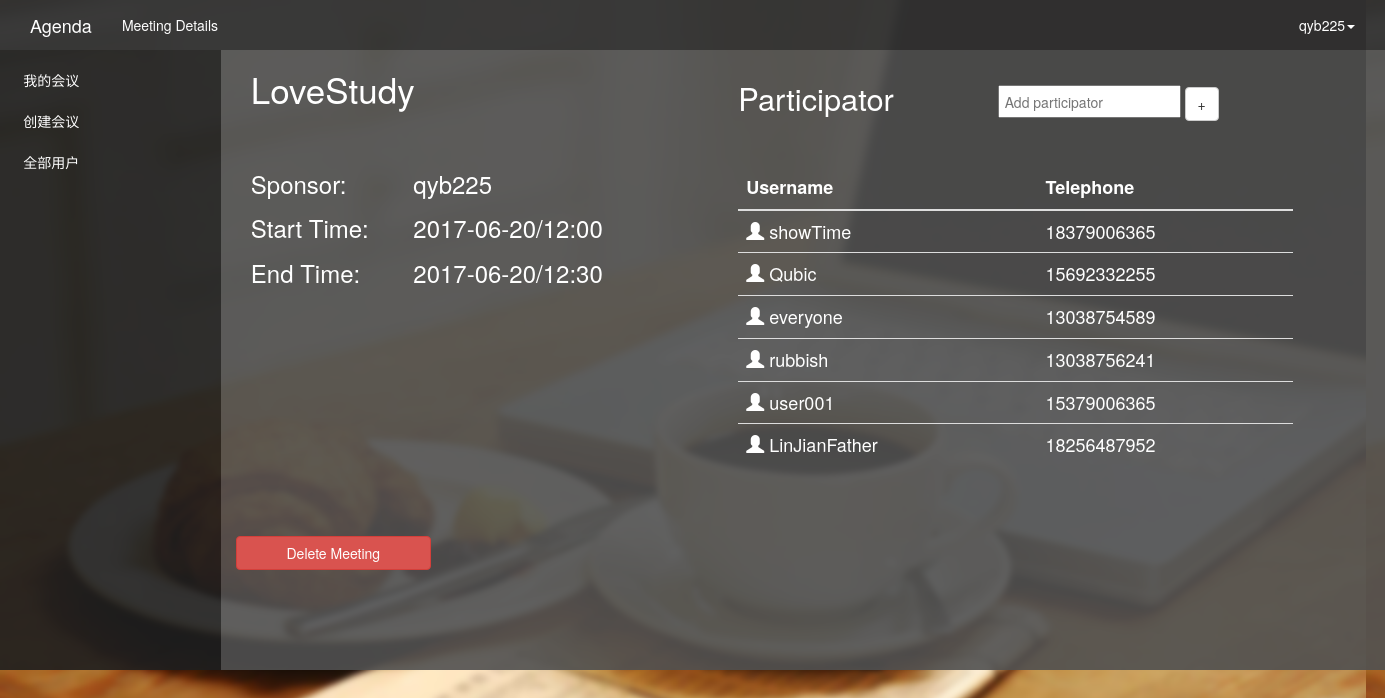
The page /meetings/LoveStudy/ (signed in) on the database its author committed.
### basic/models.py (models this page shows, shortened)
class Meeting(models.Model):
    sponsor = models.CharField(max_length=50)
    startDate = models.CharField(max_length=20)
    endDate = models.CharField(max_length=20)
    title = models.CharField(max_length=50)

class User(models.Model):
    username = models.CharField(max_length=50)
    password = models.CharField(max_length=50)
    email = models.CharField(max_length=50)
    telephone = models.CharField(max_length=50)

### basic/views.py (the view)
# urls.py: url(r'^meetings/(?P<meetingTitle>\w+)/*$', views.meetingDetails, name='meetingDetails'),
def meetingDetails(request, meetingTitle):
    username = request.session.get('username')
    if username:
        theMeeting = Meeting.objects.get(title=meetingTitle)
        allparticipatorsMeetings = MeetingParticipator.objects.filter(meeting__title=meetingTitle)
        allparticipators = []
        for participatorMeeting in allparticipatorsMeetings:
            allparticipators.append(participatorMeeting.participator)
        if username == theMeeting.sponsor:
            return render(request, 'modifyMeeting.html', {'username': username, 'guide' : 'Meeting Details', 'meeting' : theMeeting, 'Parts' : allparticipators})
        else:
            return render(request, 'meetingDetails.html', {'username': username, 'guide' : "Meeting Details", 'meeting' : theMeeting, 'Parts' : allparticipators})
    else:
        return HttpResponseRedirect('/login/')

### basic/templates/modifyMeeting.html (shortened to what this page needs)
{% extends "layout.html" %}
{% block styles %}
{% load staticfiles %}
<link href="{% static 'css/modifyMeeting.css' %}" rel="stylesheet" />
{% endblock %}
{% block content %}
<div class="container">
    <div class="row">
        <h1 class="col-sm-5">{{ meeting.title }}</h1>
        <h2 class="col-sm-2">Participator</h2>
        <div class="col-sm-4" id="addPart">
            <input type="text" placeholder="Add participator" id="partAdder">
            <button class="btn btn-default" id="partAdderBtn">+</button>
        </div>
    </div>
    <div class="row">
        <div class="col-sm-5" id="meetingInfo">
            <div class="row">
                <p class="col-sm-4">Sponsor:</p>
                <p class="col-sm-8">{{ meeting.sponsor }}</p>
            </div>
            <div class="row">
                <p class="col-sm-4">Start Time:</p>
                <p class="col-sm-8">{{ meeting.startDate }}</p>
            </div>
            <div class="row">
                <p class="col-sm-4">End Time:</p>
                <p class="col-sm-8">{{ meeting.endDate }}</p>
            </div>
        </div>
        <div class="col-sm-6" id="participator">
            <table class="table">
                <thead>
                    <tr>
                        <th>Username</th>
                        <th>Telephone</th>
                    </tr>
                </thead>
                <tbody>
                    {% for part in Parts %}
                        <tr>
                            <td><span class="glyphicon glyphicon-user"></span> {{ part.username }}</td>
                            <td>{{ part.telephone }}</td>
                        </tr>
                    {% endfor %}
                </tbody>
            </table>
        </div>
    </div>
    <div class="row" id="delete">
        <a class="btn btn-danger col-sm-2" id="deleteBtn" href="">Delete Meeting</a>
    </div>
</div>
{% endblock %}
{% block scripts %}
{% load staticfiles %}
{% endblock %}

### basic/templates/layout.html (shortened to what this page needs)
<!DOCTYPE html>
<html>
<head>
    {% load staticfiles %}
    <link href="{% static 'css/bootstrap.min.css' %}" rel="stylesheet" />
    <link href="{% static 'css/layout.css' %}" rel="stylesheet" />
    {% block styles %}{% endblock %}
</head>
<body>
    <nav class="nav nav-tabs" id="myNav">
        <div class="container-fluid">
            <div class="navbar-header">
                <a class="navbar-brand" href="/meetings/">Agenda</a>
            </div>
            <div class="collapse navbar-collapse" id="bs-example-navbar-collapse-1">
                <ul class="nav navbar-nav">
                    <li><a>{{ guide }}</a></li>
                </ul>
                <ul class="nav navbar-nav navbar-right">
                    <li class="dropdown">
                        <a href="#" class="dropdown-toggle" data-toggle="dropdown" role="button" aria-haspopup="true" aria-expanded="false">{{ username }}<span class="caret"></span></a>
                    </li>
                </ul>
            </div>
        </div>
    </nav>
    <div class="row">
    <div class="col-xs-2" id="leftBlock">
        <ul class="nav nav-tabs nav-stacked" id="func">
            <li id="mMeeting"><a href="/meetings/">我的会议</a></li>
            <li id="cMeeting"><a href="/create/">创建会议</a></li>
            <li id="allUsers"><a href="/users/">全部用户</a></li>
        </ul>
    </div>
    <div class="col-xs-10" id="mainWindow">
        {% block content %}{% endblock %}
    </div>
</div>
</body>
</html>

### basic/static/css/layout.css (style rules this page uses)
body { background: url(../images/background.png); }
#myNav { background: rgba(50, 50, 50, 0.95); border-width: 0px; }
#myNav a { color: white; }
#mainWindow { background: rgba(80, 80, 80, 0.9); border-width: 0px; min-height: 620px; }
#func { border-width: 0px; padding-left: 4%; padding-top: 10px; padding-bottom: 10px; }
#leftBlock { background: rgba(30, 30, 30, 0.9); min-height: 620px; }
#func a { color: white; border-width: 0px; }

### basic/static/css/modifyMeeting.css (style rules this page uses)
#meetingInfo { color: white; font-size: x-large; }
h1 { color: white; font-size: 250%; margin-bottom: 5%; }
h2 { padding-top: 1%; color: white; font-size: 220%; }
#participator { color: white; font-size: large; }
#addPart { margin-top: 3%; margin-left: 5.5%; }
#partAdder { height: 33px; padding: 5px; }
#delete { margin-top: 50px; }

### rows shown on the page
Meeting: sponsor "qyb225", title "LoveStudy", startDate "2017-06-20/12:00", endDate "2017-06-20/12:30"
User: username "showTime", telephone "18379006365"
User: username "Qubic", telephone "15692332255"
User: username "everyone", telephone "13038754589"
User: username "rubbish", telephone "13038756241"
User: username "user001", telephone "15379006365"
User: username "LinJianFather", telephone "18256487952"

### other values the page prints
{{ guide }} "Meeting Details"
